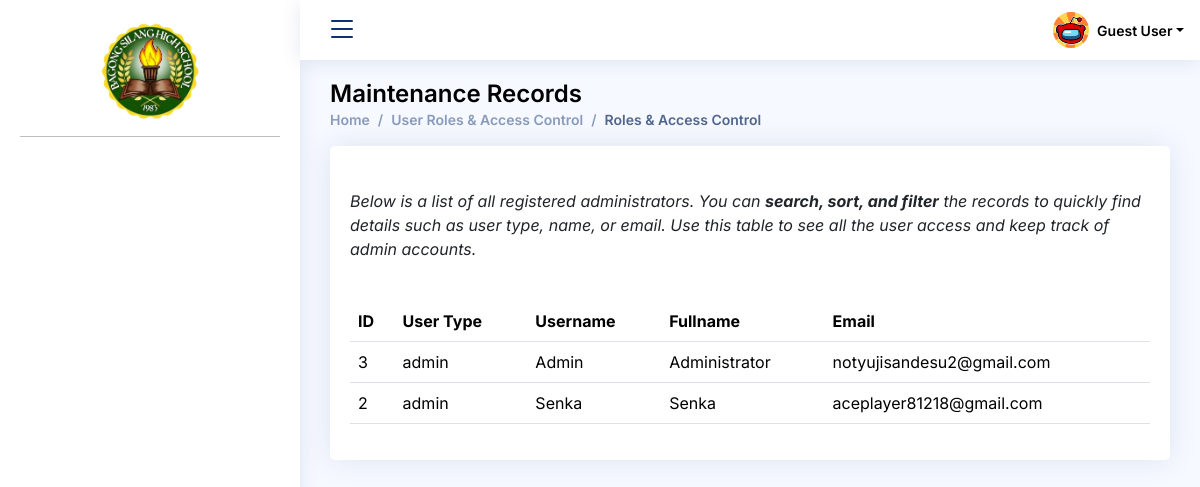
Before: /User_Admin/users/users.php with the older database file.
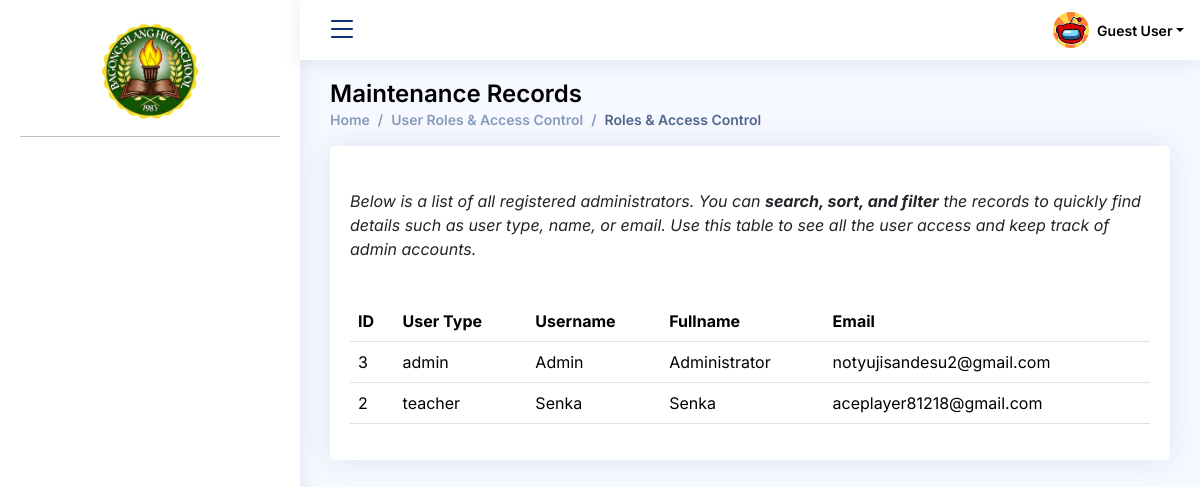
After: the same page with the newer database file.
### tables this page shows
CREATE TABLE `bcp_sms4_admins` (
  `id` int NOT NULL AUTO_INCREMENT,
  `user_type` enum('admin','teacher','custodian') NOT NULL,
  `username` varchar(255) NOT NULL,
  `fullname` varchar(255) NOT NULL,
  `password` varchar(255) NOT NULL,
  `email` varchar(255) NOT NULL,
  PRIMARY KEY (`id`)
);

### User_Admin/users/users.php (the view, shortened to what this page needs)
<!DOCTYPE html>
<html lang="en">
<head>
  <link href="../../assets/vendor/bootstrap/css/bootstrap.min.css" rel="stylesheet">
  <link href="../../assets/vendor/bootstrap-icons/bootstrap-icons.css" rel="stylesheet">
  <link href="../../assets/vendor/boxicons/css/boxicons.min.css" rel="stylesheet">
  <link href="../../assets/vendor/quill/quill.snow.css" rel="stylesheet">
  <link href="../../assets/vendor/quill/quill.bubble.css" rel="stylesheet">
  <link href="../../assets/vendor/remixicon/remixicon.css" rel="stylesheet">
  <link href="../../assets/vendor/simple-datatables/style.css" rel="stylesheet">
  <link href="../../assets/css/style.css" rel="stylesheet">
</head>
<body>
  <?php
    include '../../components/nav-bar.php'
  ?>
  <main id="main" class="main">
    <div class="pagetitle">
      <h1>Maintenance Records</h1>
      <nav>
        <ol class="breadcrumb">
          <li class="breadcrumb-item"><a href="<?=BASE_URL?>User_Admin/dashboard.php">Home</a></li>
          <li class="breadcrumb-item"><a href="<?=BASE_URL?>User_Admin/users/users.php">User Roles & Access Control</a></li>
          <li class="breadcrumb-item active">Roles & Access Control</li>
        </ol>
      </nav>
    </div>
    <?php
    $host = 'localhost';
    $dbname = 'bcp_sms4_pcm';
    $username = 'root';
    $password = '';
    try {
        $pdo = new PDO("mysql:host=$host;dbname=$dbname", $username, $password);
        $pdo->setAttribute(PDO::ATTR_ERRMODE, PDO::ERRMODE_EXCEPTION);
        $stmt = $pdo->query("SELECT id, user_type, username, fullname, email FROM bcp_sms4_admins ORDER BY id DESC");
        $schedules = $stmt->fetchAll(PDO::FETCH_ASSOC);
    } catch(PDOException $e) {
        echo "Connection failed: " . $e->getMessage();
        $schedules = [];
    }
    ?>
    <section class="section">
        <div class="row">
            <div class="col-lg-12">
                <div class="card">
                    <div class="card-body">
                        <h5 class="card-title"></h5>
                        <p>
                            <em>Below is a list of all registered administrators.
                            You can <b>search, sort, and filter</b> the records to quickly find details
                            such as user type, name, or email.
                            Use this table to see all the user access and keep track of admin accounts.</em>
                        </p>
                        <br>
                        <table class="table datatable">
                            <thead>
                                <tr>
                                    <th>ID</th>
                                    <th>User Type</th>
                                    <th>Username</th>
                                    <th>Fullname</th>
                                    <th>Email</th>
                                </tr>
                            </thead>
                            <tbody>
                                <?php foreach ($schedules as $schedule): ?>
                                <tr>
                                    <td><?php echo htmlspecialchars($schedule['id']); ?></td>
                                    <td><?php echo htmlspecialchars($schedule['user_type']); ?></td>
                                    <td><?php echo htmlspecialchars($schedule['username']); ?></td>
                                    <td><?php echo htmlspecialchars($schedule['fullname']); ?></td>
                                    <td><?php echo htmlspecialchars($schedule['email']); ?></td>
                                </tr>
                                <?php endforeach; ?>
                            </tbody>
                        </table>
                    </div>
                </div>
            </div>
        </div>
    </section>
  </main>
  </body>
</html>

Changed rows visible on the page:
changed bcp_sms4_admins "Senka": user_type "admin" → "teacher"
